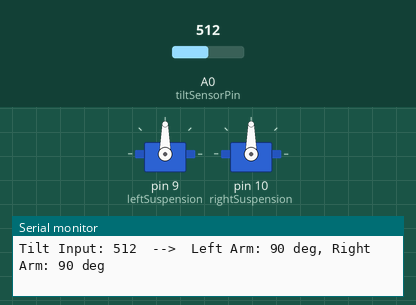
Simulated run of this sketch. Board: Arduino Uno, built with avr-gcc and run on an emulated ATmega328P. Shown: 2 × servo, the last lines printed to the serial monitor. Inputs (shaded band) come from the test bench; at power-on: A0 (tiltSensorPin) = 512.

Above: at 1.2 s.
1.3 s: A0 (tiltSensorPin) set to 618
At 2.6 s:
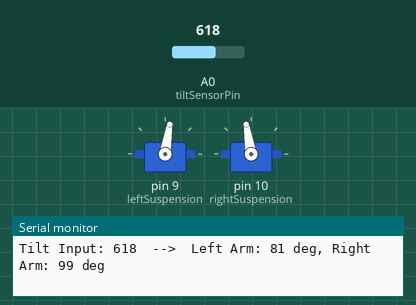
4.3 s: A0 (tiltSensorPin) set to 639
At 5.1 s:
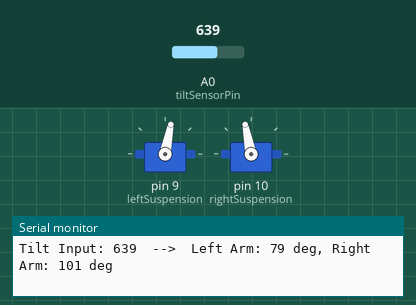
5.8 s: A0 (tiltSensorPin) set to 990
At 6.1 s:
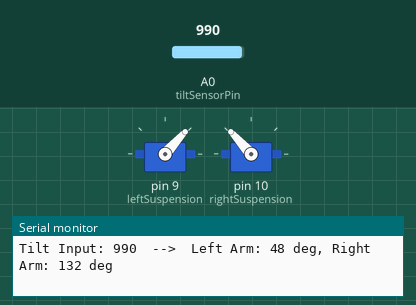
7.3 s: A0 (tiltSensorPin) set to 1010
At 8.4 s:
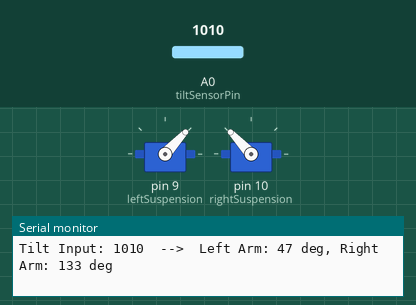
10.3 s: A0 (tiltSensorPin) set to 306
At 11.2 s:
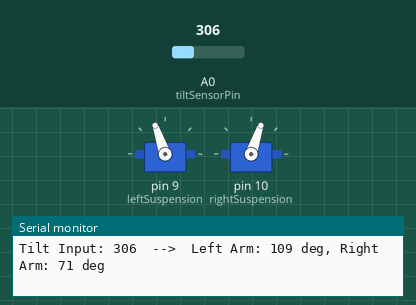
11.8 s: A0 (tiltSensorPin) set to 106
At 12.2 s:
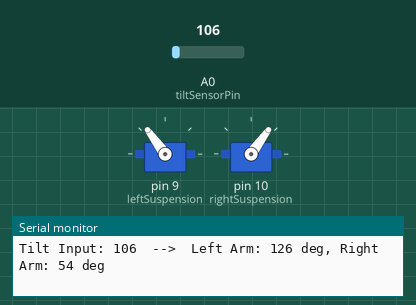
13.3 s: A0 (tiltSensorPin) set to 89
Timing chart, 0 to 16.3 s (numbered marks = the images above; inputs shaded):
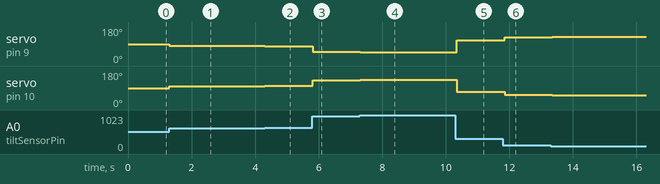

The sketch:

Active_Suspension.ino
```cpp
#include <Servo.h>

Servo leftSuspension;
Servo rightSuspension;

const int tiltSensorPin = A0;
int baseAngle = 90;

void setup() {

  leftSuspension.attach(9);
  rightSuspension.attach(10);
  Serial.begin(9600);
}

void loop() {

  int tiltValue = analogRead(tiltSensorPin);
  int compensation = map(tiltValue, 0, 1023, -45, 45);
  int leftAngle = baseAngle - compensation;
  int rightAngle = baseAngle + compensation;
  leftSuspension.write(leftAngle);
  rightSuspension.write(rightAngle);
  Serial.print("Tilt Input: ");
  Serial.print(tiltValue);
  Serial.print("  -->  Left Arm: ");
  Serial.print(leftAngle);
  Serial.print(" deg, Right Arm: ");
  Serial.print(rightAngle);
  Serial.println(" deg");
  delay(20);
}
```

Measured:
- after the input at 1.3 s, servo on pin 9 (leftSuspension): 90° → 81° at once; servo on pin 10 (rightSuspension): 90° → 99° at once
- after the input at 4.3 s, servo on pin 9 (leftSuspension): 81° → 79° at once; servo on pin 10 (rightSuspension): 99° → 101° at once
- after the input at 5.8 s, servo on pin 9 (leftSuspension): 79° → 48° at once; servo on pin 10 (rightSuspension): 101° → 132° at once
- after the input at 7.3 s, servo on pin 9 (leftSuspension): 48° → 47° at once; servo on pin 10 (rightSuspension): 132° → 133° at once
- after the input at 10.3 s, servo on pin 9 (leftSuspension): 47° → 109° after 0.05 s; servo on pin 10 (rightSuspension): 133° → 71° after 0.05 s
- after the input at 11.8 s, servo on pin 9 (leftSuspension): 109° → 126° after 0.05 s; servo on pin 10 (rightSuspension): 71° → 54° after 0.05 s
- after the input at 13.3 s, servo on pin 9 (leftSuspension): 126° → 128° after 0.05 s; servo on pin 10 (rightSuspension): 54° → 52° after 0.05 s
